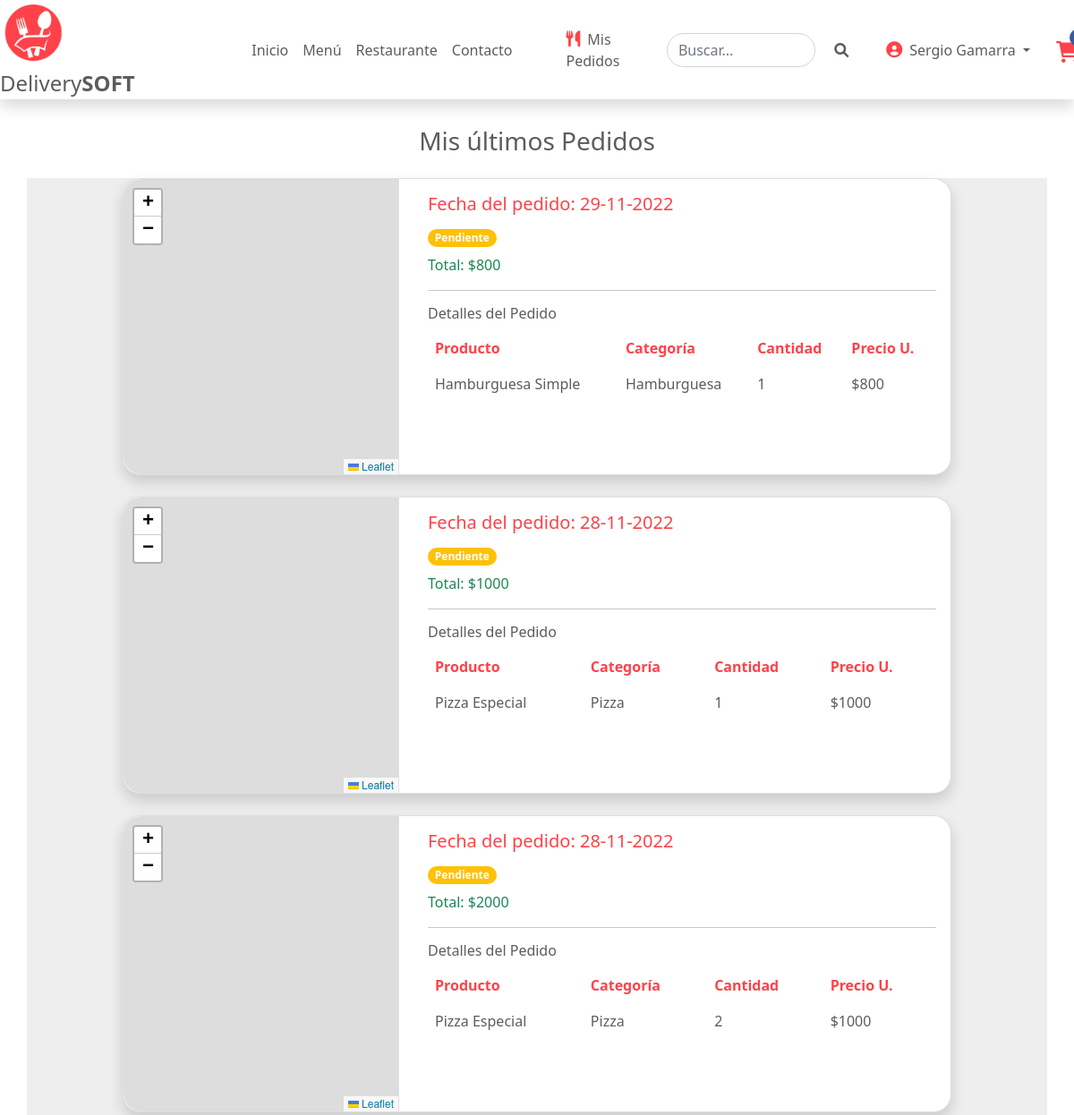
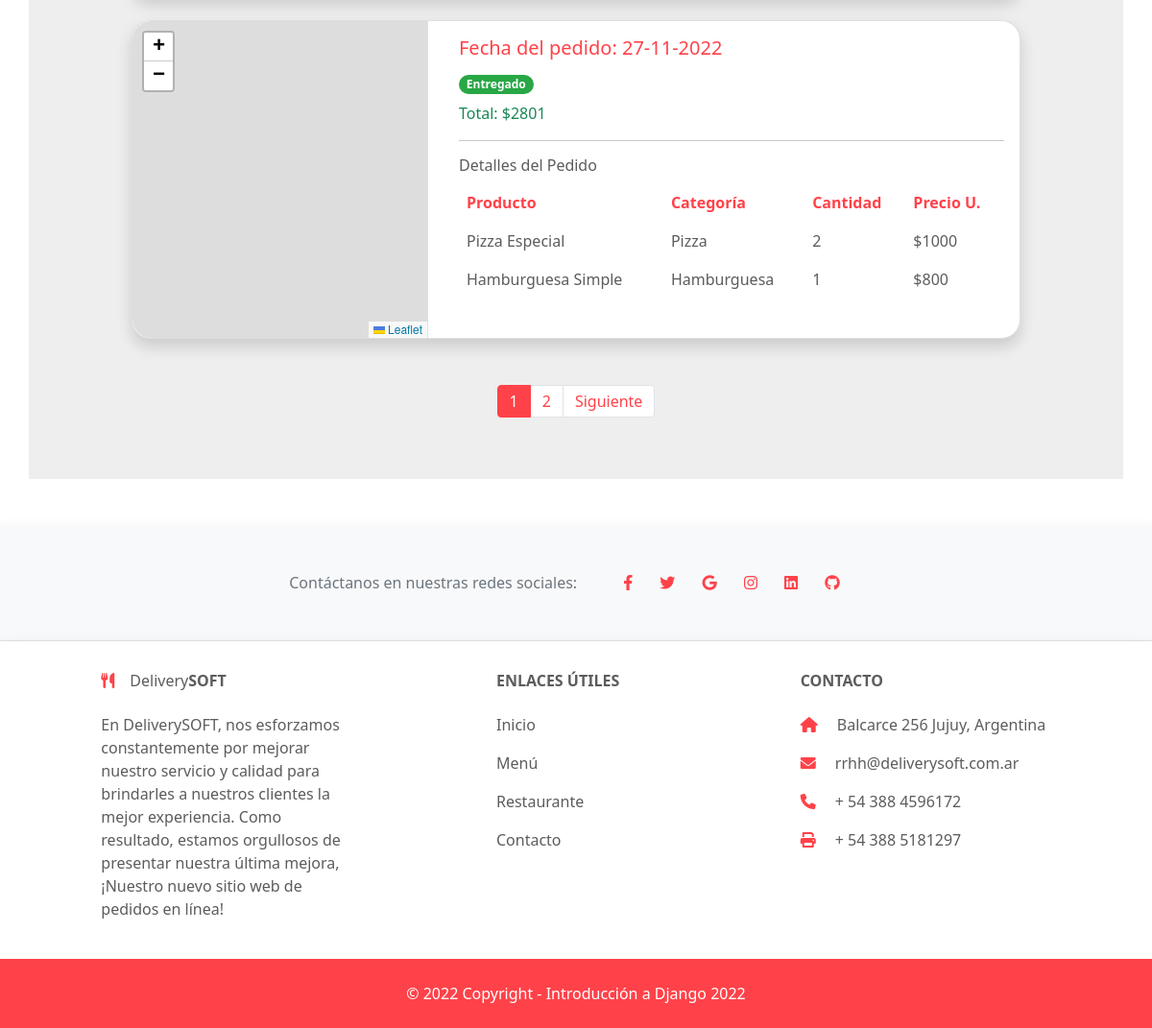
/mis-pedidos/ (signed in), run on the app's committed database (2 pictures, top to bottom).
### user/models.py (models this page shows)
class User(AbstractUser):
    barrio = models.CharField(max_length=50, null=True, default="")
    calle = models.CharField(max_length=50, null=True, default="")
    numero = models.IntegerField(null=True, default=0)
    is_admin = models.BooleanField(null=False, default=False)

### delivery/models.py (models this page shows)
class DetallePedido(models.Model):
    amount = models.IntegerField()
    product = models.ForeignKey(Product, on_delete=models.CASCADE)
    pedido = models.ForeignKey(Pedido, on_delete=models.CASCADE, related_name="products")

### products/models.py (models this page shows, shortened)
class Product(models.Model):
    name = models.CharField(max_length=120)
    price = models.FloatField()
    description = models.TextField()
    image = models.CharField(max_length=200)
    category = models.ForeignKey(Category, on_delete=models.CASCADE)

class Category(models.Model):
    name = models.CharField(max_length=50)
    def __str__(self):
        return self.name

### delivery/views.py (the view)
# urls.py: path('mis-pedidos/', views.PedidoListView.as_view(), name="mis_pedidos"),
class PedidoListView(generic.ListView):
    model = Pedido
    context_object_name = 'pedidos'
    template_name='mis_pedidos.html'
    def get_context_data(self, **kwargs):
        context = super().get_context_data(**kwargs)
        context = {
            "pedidos": list()
        }
        pedidos = Pedido.objects.filter(user=self.request.user).order_by('-fecha')
        pedido = {}
        for p in pedidos:
            pedido = {
                "id": p.id,
                "fecha": p.fecha.strftime('%d-%m-%Y'),
                "ubicacion": p.ubicacion,
                "total": int(p.total),
                "estado": p.estado,
                "detalles": list()
            }
            detalles = DetallePedido.objects.filter(pedido = p)
            for d in detalles:
                d.product.price = int(d.product.price)
                pedido["detalles"].append(d)
            context["pedidos"].append(pedido)
            page_number = self.request.GET.get('page')
            paginator = Paginator(context["pedidos"], 4)
            page_obj = paginator.get_page(page_number)
            context["page_obj"] = page_obj
        return context

### templates/mis_pedidos.html (shortened to what this page needs)
{% extends "base.html" %}
{% load static %}
{% block main %}
<div class="d-flex flex-column align-items-center m-3" >
    <h3 class="mx-3 title">Mis últimos Pedidos</h3>
</div>
<section class="container">
    <div class="row">
        <section class="h-100" style="background-color: #eee;">
            <div class="container p-0 h-100">
            <div class="row d-flex justify-content-center align-items-center">
                <div class="col-10 mb-5">
                    {% if page_obj %}
                        {% for pedido in page_obj %}
                        <div class="card mb-4 shadow" style="border-radius: 20px;" >
                            <div class="row g-0">
                              <div class="col-md-4">
                                <div id="map{{pedido.id}}" class="border-right" width="100%" style='height: 330px; border-top-left-radius: 20px; border-bottom-left-radius: 20px;'></div>
                              </div>
                              <div class="col-md-8">
                                <div class="card-body ml-3">
                                    <h5 class="card-title" style="color: #FF4249;"> Fecha del pedido: {{ pedido.fecha }}</h5>
                                    {% if pedido.estado == 'p' %}
                                        <span class="badge rounded-pill badge-warning my-2">Pendiente</span>
                                    {% else %}
                                        {% if pedido.estado == 'e' %}
                                            <span class="badge rounded-pill badge-success my-2">Entregado</span>
                                        {% else %}
                                            <span class="badge rounded-pill badge-primary my-2  ">En Camino</span>
                                        {% endif %}
                                    {% endif %}
                                    <p class="card-text text-success" style="color: #5c5c5c;">Total: ${{ pedido.total }}</p>
                                    <hr>
                                    <h6 style="color: #5c5c5c;">Detalles del Pedido</h6>
                                    <table class="table table-borderless">
                                        <thead>
                                        <tr style="color: #FF4249;">
                                            <th scope="col">Producto</th>
                                            <th scope="col">Categoría</th>
                                            <th scope="col">Cantidad</th>
                                            <th scope="col">Precio U.</th>
                                        </tr>
                                        </thead>
                                        <tbody>
                                            {% for detalle in pedido.detalles %}
                                                <tr style="color: #5c5c5c;">
                                                    <td>{{detalle.product.name}}</td>
                                                    <td>{{detalle.product.category}}</td>
                                                    <td>{{ detalle.amount }}</td>
                                                    <td>${{ detalle.product.price }}</td>
                                                </tr>
                                            {% endfor %}
                                        </tbody>
                                    </table>
                                </div>
                              </div>
                            </div>
                          </div>
                        {% endfor %}
                            {% if page_obj.paginator.num_pages > 1 %}
                                <nav aria-label="Page navigation example">
                                    <ul class="pagination mt-5 justify-content-center   ">
                                            {% for i in page_obj.paginator.page_range %}
                                                {% if i == page_obj.number %}
                                                    <li class="page-item active" >
                                                        <a class="page-link" href="#" style="background-color: #FF4249; border: 1px solid #FF4249;">{{ i }} </a>
                                                    </li>
                                                {% else %}
                                                    <li class="page-item">
                                                        <a class="page-link" href="?page={{ i }}" style="color: #FF4249;">{{ i }}</a>
                                                    </li>
                                                {% endif %}
                                            {% endfor %}
                                            {% if page_obj.has_next %}
                                                <li class="page-item">
                                                    <a class="page-link" href="?page={{ page_obj.next_page_number }}" style="color: #FF4249;">Siguiente</a>
                                                </li>
                                            {% endif %}
                                    </ul>
                                </nav>
                            {% endif %}
                    {% endif %}
                </div>
            </div>
            </div>
        </section>
    </div>
</section>
{% endblock %}

### templates/components/navbar.html (shortened to what this page needs)
{% load static %}
<nav class="navbar shadow p-0 mb-3 bg-body">
    <div class="navbar__search">
        <a class="link_logo" href="/"><img class="logo" src="{% static 'img/logo.png' %}" alt=""> Delivery<b>SOFT</b></a>
        {% if user.is_authenticated %}
            {% if user.is_admin %}
                <div class="navbar__links" style="width: 50%;">
                    <ul class="links">
                        <li><a class="link" href="/pedidos"><i class="fa-solid fa-map-location-dot icon_user"></i>Pedidos</a></li>
                        <li><a class="link" href="/products"><i class="fa-solid fa-burger icon_user"></i>Productos</a></li>
                        <li><a class="link" href="/auth/clients"><i class="fa-solid fa-user icon_user"></i>Clientes</a></li>
                    </ul>
                </div>
                <div class="btn-group">
                    <button type="button" class="login btn dropdown-toggle" data-bs-toggle="dropdown" aria-expanded="false" style="background-color: #FFF; color: #5c5c5c;">
                        <i class="fa-solid fa-circle-user icon_user"></i>{{ user.first_name }} {{ user.last_name }}
                    </button>
                    <ul class="dropdown-menu">
                        <li><a class="dropdown-item" href="/auth/perfil/{{user.id}}">Mi Perfil</a></li>
                        <li><a class="dropdown-item" href="#">Configuración</a></li>
                        <li><a class="dropdown-item" href="#">Ayuda</a></li>
                        <li><hr class="dropdown-divider"></li>
                        <li><a class="dropdown-item" href="/auth/logout">Cerrar sesión</a></li>
                    </ul>
                </div>
            {% else %}
                <div class="navbar__links">
                    <ul class="links">
                        <li><a class="link" href="/">Inicio</a></li>
                        <li><a class="link" href="/products/">Menú</a></li>
                        <li><a class="link" href="#">Restaurante</a></li>
                        <li><a class="link" href="#">Contacto</a></li>
                    </ul>
                </div>
                <a class="link" href="{% url 'mis_pedidos' %}"><i class="fa-solid fa-utensils icon_user"></i>Mis Pedidos</a>
                <form class="d-flex" role="search" action="/products/search" method="post">
                    <input name="search" class="form-control me-2 rounded-pill" type="search" placeholder="Buscar..." aria-label="Search">
                    <button class="search__form__button rounded-circle" type="submit"><i class="fa-solid fa-magnifying-glass"></i></button>
                </form>
                <div class="btn-group">
                    <button type="button" class="login btn dropdown-toggle" data-bs-toggle="dropdown" aria-expanded="false" style="background-color: #FFF; color: #5c5c5c;">
                        <i class="fa-solid fa-circle-user icon_user"></i>{{ user.first_name }} {{ user.last_name }}
                    </button>
                </div>
                <a href="/cart" style="text-decoration: none">
                    <i class="fa-solid fa-cart-shopping icon_cart" style="position: absolute;"></i>
                    <div class="rounded-circle d-flex align-items-center justify-content-center shadow-1-strong"
                        style="width: 20px; height: 20px; position: relative; left: 15px; bottom: 14px; background-color: #3b5998;">
                    </div>
                </a>
            {% endif %}
        {% endif %}
    </div>
</nav>

### static/css/base.css (style rules this page uses)
body { margin: 0; padding: 0; font-family: 'Montserrat', sans-serif; }
.navbar { display: flex; flex-direction: column; padding-bottom: 0; }
.navbar__search { display: flex; justify-content: center; background-color:white; align-items: center; gap: 1rem; width: 100%; }
.logo { width: 75px; padding: 5px; }
.link_logo { font-size: x-large; color: #5c5c5c; }
.link_logo:link, .link_logo:visited, .link_logo:hover, .link_logo:active { color: #5c5c5c; text-decoration: none; }
.navbar__links { display: flex; justify-content: space-evenly; color: #5c5c5c; padding: 1.5rem; margin: 0; width: 50%; }
.search__form__button { display: inline-block; font-weight: 400; line-height: 1.5; color: #212529; text-align: center; text-decoration: none; vertical-align: middle; cursor: pointer; -webkit-user-select: none; -moz-user-select: none; user-select: none; background-color: transparent; border: 1px solid transparent; padding: 0.375rem 0.75rem; font-size: 1rem; border-radius: 0.25rem; transition: color .15s ease-in-out, background-color .15s ease-in-out, border-color .15s ease-in-out, box-shadow .15s ease-in-out; color: #5c5c5c; }
.login { background-color:#FFF; color: #5c5c5c; text-decoration: none; padding: 0.5rem 0.75rem; border-radius: 0.25rem; }
.icon_cart { font-size:x-large; color: #FF4249; }
.icon_user { padding-right: 0.5rem; font-size: large; color: #FF4249; }
.links { display: flex; width: 60%; list-style: none; margin: 0; padding: 0; justify-content: space-evenly; }
.link { text-decoration: none; color: #5c5c5c; margin-right: 1rem; }
.title { color: #5c5c5c; }

### static/css/map.css (style rules this page uses)
html, body { height: 100%; margin: 0; }

### data on the page
User: first_name "Sergio", last_name "Gamarra"
DetallePedido: product.name "Hamburguesa Simple", product.category "Hamburguesa", amount "1", product.price "800"
DetallePedido: product.name "Pizza Especial", product.category "Pizza", amount "1", product.price "1000"
DetallePedido: product.name "Pizza Especial", product.category "Pizza", amount "2", product.price "1000"
DetallePedido: product.name "Pizza Especial", product.category "Pizza", amount "2", product.price "1000"
DetallePedido: product.name "Hamburguesa Simple", product.category "Hamburguesa", amount "1", product.price "800"

### other printed values
{{ pedido.fecha }} "29-11-2022" "28-11-2022" "28-11-2022" "27-11-2022"
{{ pedido.total }} "800" "1000" "2000" "2801"
{{ i }} "1"
{{ i }} "2"
